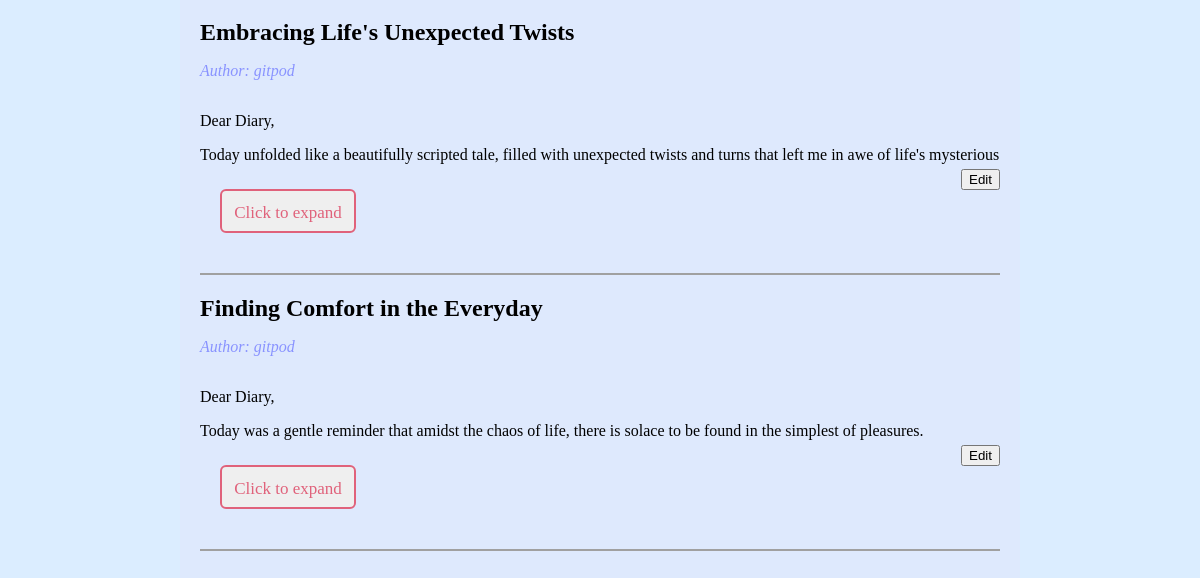
/blog-content/ (signed in, lower part), run on an earlier commit of the app's database.
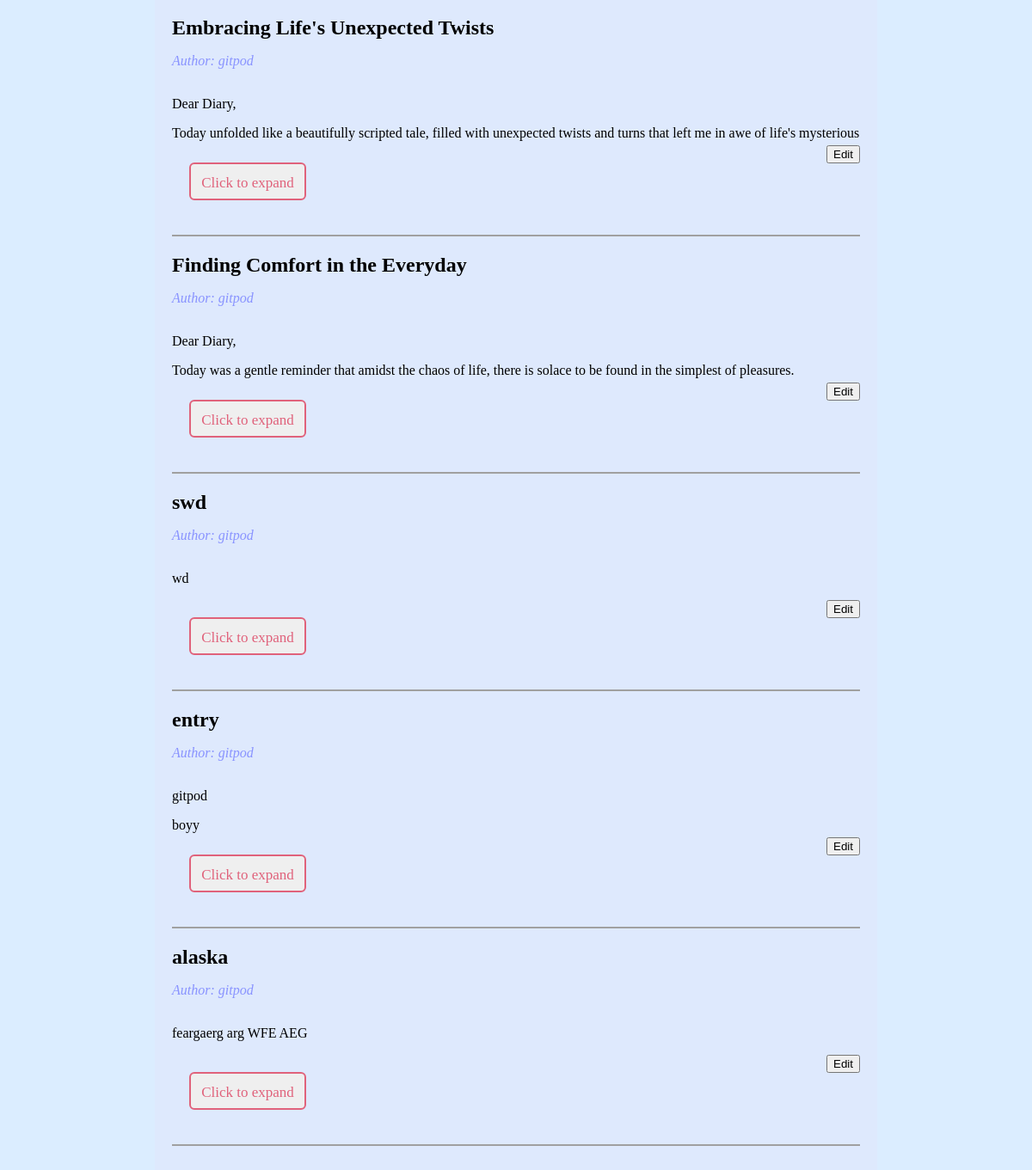
And on a later commit of the database.
### blog/models.py (models this page shows, shortened)
class BlogCreation(models.Model):
    title = models.CharField(max_length=100)
    content = models.TextField()  # Use TextField for longer text content
    author = models.ForeignKey(User, on_delete=models.CASCADE, default=None)

### blog/views.py (the view)
# urls.py: path('blog-content/', views.blog_content, name='blog_content'),
def blog_content(request):
    posts = BlogCreation.objects.all()
    context = {'posts': posts}
    if not posts.exists():  # Check if there are any posts before rendering
        context['empty_message'] = "No blog posts found!"  # Set a context variable for an empty list message (optional)
    return render(request, 'blog/blog_content.html', context)

### blog/templates/blog/blog_content.html (shortened to what this page needs)
{% extends 'blog/base.html' %}
{% block content %}
<div class="blog-container">
  {% if empty_message %}
  <p class="empty-message">{{ empty_message }}</p>
  {% else %}
  <ul class="post-list">
    {% for post in posts %}
    {% if post.author == request.user %}
    <li class="post-item">
      <h2 class="post-title">{{ post.title }}</h2>
      <p class="post-author">Author: <span class="post-author1">{{ post.author }}</span></p>
      <div class="post-content-truncate" style="overflow: hidden; max-height: 4.55em;">
        <p>{{ post.content|safe }}</p>
      </div>
      <button class="expand-content button1">Click to expand</button>
      <button class="edit-button" data-post-id="{{ post.id }}">Edit</button>
    </li>
    {% endif %} {% endfor %}
  </ul>
  {% endif %}
</div>
{% endblock %}

### blog/templates/blog/base.html (shortened to what this page needs)
<!DOCTYPE html>
<html lang="en">
<head>
    {% load static %}
    <link rel="stylesheet" type="text/css" href="{% static 'blog/css/styles.css' %}">
</head>
<body>
    <div class="content">
        {% block content %}
        {% endblock %}
    </div>
</body>
</html>

### blog/static/blog/css/styles.css (style rules this page uses)
body { background-color: #dbedff; }
.blog-container { background-color: #ffbce114; padding: 20px; margin: 0 auto; max-width: 800px; }
.post-list { list-style: none; padding: 0; }
.post-item { border-bottom: 2px solid #a0a0a0; padding-bottom: 20px; margin-bottom: 20px; }
.post-title { font-size: 24px; margin-bottom: 10px; }
.post-author1, .post-author { font-style: italic; color: #8993ff; }
.expand-content { cursor: pointer; color:#8993ff; }
.edit-button { float: right; }
.button1 { --color: #e0627b; font-family: inherit; display: inline-block; width: 8em; height: 2.6em; line-height: 2.5em; margin: 20px; position: relative; overflow: hidden; border: 2px solid var(--color); transition: color .5s; z-index: 1; font-size: 17px; border-radius: 6px; font-weight: 500; color: var(--color); }
.button1:before { content: ""; position: absolute; z-index: -1; background: var(--color); height: 150px; width: 200px; border-radius: 50%; }
.button1:before { top: 100%; left: 100%; transition: all .7s; }

What changed in the data, as far as the page shows it:
added BlogCreation: title "swd", author "gitpod", content "wd"
added BlogCreation: title "entry", author "gitpod", content "gitpod boyy"
added BlogCreation: title "alaska", author "gitpod", content "feargaerg arg WFE AEG"
